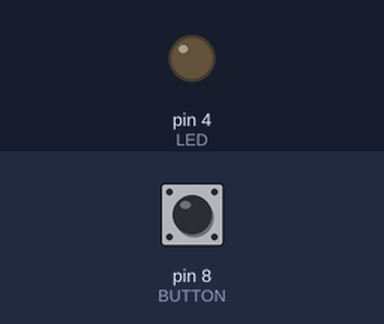
Simulated run of this sketch. Board: Arduino Uno, built with avr-gcc and run on an emulated ATmega328P. Parts: output pins drawn as LEDs (lit = HIGH). The test bench sets the inputs (shaded band); at power-on: pin 8 (BUTTON) HIGH. What the sketch prints to the serial monitor is not drawn.

Above: at 0.3 s.
Timing chart, 0 to 1.8 s (numbered marks = the images above):
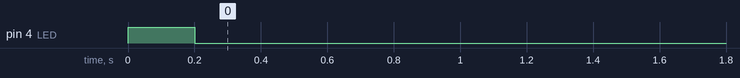

Measured:
- by itself, pin 4 (LED): LOW → HIGH at 0.00 s, → LOW 0.20 s later

The sketch:

vexBumperButton.ino
```cpp
// Author: Thomas Reynolds
// sources:
// https://medium.com/arduino-playground/checking-for-a-button-press-in-arduino-7681cbb7bde7
// https://arduino.stackexchange.com/questions/186/button-state-changing-randomly

#define LED 4
#define BUTTON 8

void setup() {
  pinMode(LED, OUTPUT);
  pinMode(BUTTON, INPUT_PULLUP);
  Serial.begin(9600); // Don't think I ever brought this up but Arduino IDE has a way to "print" stuff using Serial
}

void loop() {
  if(buttonPressed(BUTTON)) {
    Serial.println("Button pressed");
    digitalWrite(LED, HIGH);
    delay(200);
    digitalWrite(LED, LOW);
  }
  delay(1);
}

int buttonPressed(uint8_t button) {
  static uint16_t lastStates = 0; // uint16_t is a 16 bit integer
  uint8_t state = digitalRead(button);
  if (state != ((lastStates >> button) & 1)) {
    lastStates ^= 1 << button;
    return state == HIGH;
  }
  return false;
}
```
